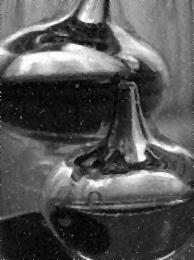
#> input picture imgs/input/fil.jpg, 194 x 260 px
$ python main.py
#> lines starting #> are read from the running program, lines starting #| are printed output that depends on the picture; after the words box and inside, x2 and y2 are one past the last pixel; in counts of white or black regions, pixels touching at a corner belong together
### imgfilter.py
"""
Filter Class for Image Processing

This class provides a median filter for grayscale images. The filter is applied using a recursive
approach to traverse and process the image. The median filter helps in reducing noise while
preserving edges by taking the median of the pixels in a specified window around each pixel.

The class provides the following functionalities:
- Median filtering of an image (`median` method).
- Recursive filtering through rows and columns (`__filter` and `__filter_row` methods).
- Extracting the median of a given window in the image (`__get_median` method).
- Sorting the window using the bubble sort algorithm (`__sort` method).

Usage:
1. Instantiate the `Filter` class with the number of rows and columns of the image.
2. Call the `median` method to apply the median filter to the image.

Author: Erick Andres Obregon Fonseca
"""
import numpy as np

from typing import Final


class Filter:
    """
    Filter Class for Image Processing

    This class provides a median filter for grayscale images. The filter is
    applied using a recursive approach to traverse and process the image. The
    median filter helps in reducing noise while  preserving edges by taking
    the median of the pixels in a specified window around each pixel.

    Usage:
    1. Instantiate the `Filter` class with the number of rows and columns of
    the image.
    2. Call the `median` method to apply the median filter to the image.
    """

    def __init__(self, row_number: int, col_number: int):
        """
        Initializes the Filter class with the specified number of rows and
        columns.

        Args:
            row_number (int): Number of rows in the image.
            col_number (int): Number of columns in the image.
        """
        self.__row_number: Final[int] = row_number
        self.__col_number: Final[int] = col_number

    def median(
            self,
            gray_img: np.ndarray,
            window_size: int,
            filtered_img: np.ndarray
        ) -> None:
        """
        Apply a median filter to the image using the specified window size.

        Args:
            gray_img (np.ndarray): Grayscale image to filter.
            window_size (int): Size of the window to calculate the median.
            filtered_img (np.ndarray): Output array to store the filtered
                                       image.
        """
        # Call the private filter method to apply the median filter
        self.__filter(gray_img, window_size // 2, filtered_img)

    def __filter(
            self,
            gray_img: np.ndarray,
            mid_window: int,
            filtered_img: np.ndarray,
            i: int = 0
        ) -> None:
        """
        Recursively filter the image by processing each row.

        Args:
            gray_img (np.ndarray): Grayscale image to filter.
            mid_window (int): Half the window size.
            filtered_img (np.ndarray): Output array to store the filtered
                                       image.
            i (int): Current row being processed.
        """
        # End of the image; stop recursion
        if i == (self.__row_number - mid_window):
            return
        else:
            # Filter the current row
            self.__filter_row(gray_img, mid_window, filtered_img, i)
            # Recur to the next row
            self.__filter(gray_img, mid_window, filtered_img, i + 1)

    def __filter_row(
            self,
            gray_img: np.ndarray,
            mid_window: int,
            filtered_img: np.ndarray,
            i: int,
            j: int = 0
        ) -> None:
        """
        Recursively filter each pixel in the current row.

        Args:
            gray_img (np.ndarray): Grayscale image to filter.
            mid_window (int): Half the window size.
            filtered_img (np.ndarray): Output array to store the filtered
                                       image.
            i (int): Current row being processed.
            j (int): Current column being processed.
        """
        # End of the row; stop recursion
        if j == (self.__col_number - mid_window):
            return
        else:
            # Get the median value for the current window and update the pixel
            filtered_img[i, j] = self.__get_median(gray_img, mid_window, i, j)
            # Recur to the next pixel in the row
            self.__filter_row(gray_img, mid_window, filtered_img, i, j + 1)

    def __get_median(
            self,
            gray_img: np.ndarray,
            mid_window: int,
            i: int,
            j: int
        ) -> float:
        """
        Calculate the median of the pixel values in the specified window.

        Args:
            gray_img (np.ndarray): Grayscale image.
            mid_window (int): Half the window size.
            i (int): Current row of the image.
            j (int): Current column of the image.

        Returns:
            float: Median of the pixel values in the window.
        """
        # Extract the window around the current pixel and flatten it into a 1D
        # array
        window: np.ndarray = gray_img[max(0, i - mid_window):min(i + mid_window + 1, self.__row_number),
                                      max(0, j - mid_window):min(j + mid_window + 1, self.__col_number)].flatten()
        # Sort the window to find the median
        self.__sort(window, window.size)

        # Return the median value of the window
        return window[window.size // 2]

    def __sort(self, array: np.array, i: int, j: int = 1) -> None:
        """
        Sort the array using the bubble sort algorithm.

        Args:
            array (np.array): Array to be sorted.
            i (int): Current index of the array being processed.
            j (int): Pivot index for the current sorting pass.
        """
        # Array is sorted; stop recursion
        if i == 0:
            return
        # Reset j to 1 and reduce i for the next pass
        elif j == i:
            self.__sort(array, i - 1, 1)
        else:
            # Swap if the previous element is greater than the current element
            if array[j - 1] > array[j]:
                array[j - 1], array[j] = array[j], array[j - 1]

            # Recursive to the next element in the current pass
            self.__sort(array, i, j + 1)

### main.py
"""
This script applies a median filter to an image provided by the user.
It converts the image to grayscale, applies the median filter with a specified
window size, and then displays and saves the filtered image.

Usage:
1. Run the script.
2. Provide the path to the image file to be filtered.
3. Specify the window size for the median filter.
4. Specify the path and name to save the filtered image.

Author: Erick Andres Obregon Fonseca
"""
import matplotlib.pyplot as plt
import numpy as np
import sys

from PIL import Image
from typing import Tuple

from imgfilter import Filter


def main():
    # Increase recursion limit to prevent RecursionError for large images
    sys.setrecursionlimit(10**9)

    # Open the image
    img_path: str = input('Path of the image: ')
#> the answer given: imgs/input/fil.jpg
    gray_img: np.ndarray = np.asarray(Image.open(img_path).convert('L'))
#> gray_img is the input picture: shape (260, 194); min 0, max 255, mean 84.9

    # Display the grayscale image
    plt.imshow(gray_img, plt.get_cmap('gray'))
    plt.title('Gray image')
    plt.show()

    # Get the dimensions of the image
    dim: Tuple[int, int] = gray_img.shape
#> dim = (260, 194)

    # Prompt the user to enter the filter's window size
    window_size: int = int(input('Window size of the filter: '))
#> the answer given: 100

    # Create an empty array for the filtered image
    filtered_img: np.ndarray = np.zeros(dim)

    # Create a Filter instance for the image dimensions
    filter: Filter = Filter(dim[0], dim[1])

    # Apply the median filter to the image
    filter.median(gray_img, window_size, filtered_img)
#> in __get_median, `window: np.ndarray = gray_img[max(0, i - mid_window):min(i + mid_windo..`: window = 2601 values, max 255 at index 2550, min 17 at index 2090, mean 125.8
#> in __filter_row, `filtered_img[i, j] = self.__get_median(gray_img, mid_window, i, j)`:
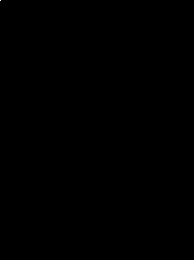
#> filtered_img: shape (260, 194) float64; values 0 (black) and 133 (white), 0% white in thin lines or dots, all inside (x1, y1, x2, y2) = (0, 0, 1, 1)
#> in __filter_row (call 2), `filtered_img[i, j] = self.__get_median(gray_img, mid_window, i, j)`: filtered_img: shape (260, 194) float64; values 0 (black) and 133 (white), 0% white in thin lines or dots, all inside (x1, y1, x2, y2) = (0, 0, 2, 1)
#> in __filter_row (call 3), `filtered_img[i, j] = self.__get_median(gray_img, mid_window, i, j)`: filtered_img: shape (260, 194) float64; values 0 (black) and 133 (white), 0.01% white in thin lines or dots, all inside (x1, y1, x2, y2) = (0, 0, 3, 1)
#> in __filter_row (call 4), `filtered_img[i, j] = self.__get_median(gray_img, mid_window, i, j)`: filtered_img: shape (260, 194) float64; values 0 (black) and 133 (white), 0.01% white in thin lines or dots, all inside (x1, y1, x2, y2) = (0, 0, 4, 1)

    # Display the filtered image
    plt.imshow(filtered_img, plt.get_cmap('gray'))
    plt.title('Filtered image')
    plt.show()

    # Prompt the user to enter the path and name to save the filtered image
    filtered_img_path: str = input('Filtered image path and name to save: ')
    plt.imsave(filtered_img_path, filtered_img)

    print('Image saved successfully!')
    print('Finished!')


if __name__ == '__main__':
#> (the run stopped early here; a loop or call above may not have finished)
